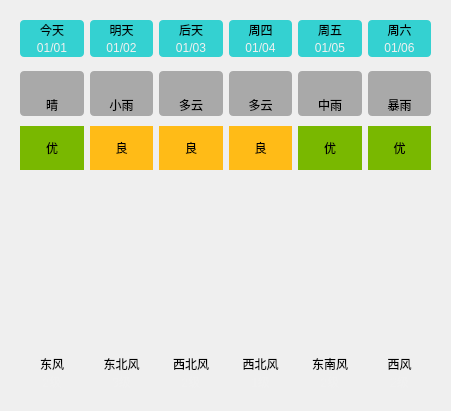
    <widget class="QWidget" name="widget_11" native="true">
     <property name="geometry">
      <rect>
       <x>360</x>
       <y>40</y>
       <width>451</width>
       <height>411</height>
      </rect>
     </property>
     <layout class="QVBoxLayout" name="verticalLayout_4">
      <property name="spacing">
       <number>0</number>
      </property>
      <item>
       <widget class="QWidget" name="widget_5" native="true">
        <property name="styleSheet">
         <string notr="true">QLabel {
	background-color: rgba(0, 200, 200, 200);
	border-radius: 4px;
}</string>
        </property>
        <layout class="QGridLayout" name="gridLayout_2">
         <property name="horizontalSpacing">
          <number>6</number>
         </property>
         <property name="verticalSpacing">
          <number>0</number>
         </property>
         <item row="0" column="0">
          <widget class="QLabel" name="lblWeek0">
           <property name="styleSheet">
            <string notr="true">border-bottom-left-radius: 0px;
border-bottom-right-radius: 0px;</string>
           </property>
           <property name="text">
            <string>今天</string>
           </property>
           <property name="alignment">
            <set>Qt::AlignCenter</set>
           </property>
          </widget>
         </item>
         <item row="0" column="1">
          <widget class="QLabel" name="lblWeek1">
           <property name="styleSheet">
            <string notr="true">border-bottom-left-radius: 0px;
border-bottom-right-radius: 0px;</string>
           </property>
           <property name="text">
            <string>明天</string>
           </property>
           <property name="alignment">
            <set>Qt::AlignCenter</set>
           </property>
          </widget>
         </item>
         <item row="0" column="2">
          <widget class="QLabel" name="lblWeek2">
           <property name="styleSheet">
            <string notr="true">border-bottom-left-radius: 0px;
border-bottom-right-radius: 0px;</string>
           </property>
           <property name="text">
            <string>后天</string>
           </property>
           <property name="alignment">
            <set>Qt::AlignCenter</set>
           </property>
          </widget>
         </item>
         <item row="0" column="3">
          <widget class="QLabel" name="lblWeek3">
           <property name="styleSheet">
            <string notr="true">border-bottom-left-radius: 0px;
border-bottom-right-radius: 0px;</string>
           </property>
           <property name="text">
            <string>周四</string>
           </property>
           <property name="alignment">
            <set>Qt::AlignCenter</set>
           </property>
          </widget>
         </item>
         <item row="0" column="4">
          <widget class="QLabel" name="lblWeek4">
           <property name="styleSheet">
            <string notr="true">border-bottom-left-radius: 0px;
border-bottom-right-radius: 0px;</string>
           </property>
           <property name="text">
            <string>周五</string>
           </property>
           <property name="alignment">
            <set>Qt::AlignCenter</set>
           </property>
          </widget>
         </item>
         <item row="0" column="5">
          <widget class="QLabel" name="lblWeek5">
           <property name="styleSheet">
            <string notr="true">border-bottom-left-radius: 0px;
border-bottom-right-radius: 0px;</string>
           </property>
           <property name="text">
            <string>周六</string>
           </property>
           <property name="alignment">
            <set>Qt::AlignCenter</set>
           </property>
          </widget>
         </item>
         <item row="1" column="0">
          <widget class="QLabel" name="lblDate0">
           <property name="styleSheet">
            <string notr="true">border-top-left-radius: 0px;
border-top-right-radius: 0px;
color: rgb(240, 240, 240);</string>
           </property>
           <property name="text">
            <string>01/01</string>
           </property>
           <property name="alignment">
            <set>Qt::AlignCenter</set>
           </property>
          </widget>
         </item>
         <item row="1" column="1">
          <widget class="QLabel" name="lblDate1">
           <property name="styleSheet">
            <string notr="true">border-top-left-radius: 0px;
border-top-right-radius: 0px;
color: rgb(240, 240, 240);</string>
           </property>
           <property name="text">
            <string>01/02</string>
           </property>
           <property name="alignment">
            <set>Qt::AlignCenter</set>
           </property>
          </widget>
         </item>
         <item row="1" column="2">
          <widget class="QLabel" name="lblDate2">
           <property name="styleSheet">
            <string notr="true">border-top-left-radius: 0px;
border-top-right-radius: 0px;
color: rgb(240, 240, 240);</string>
           </property>
           <property name="text">
            <string>01/03</string>
           </property>
           <property name="alignment">
            <set>Qt::AlignCenter</set>
           </property>
          </widget>
         </item>
         <item row="1" column="3">
          <widget class="QLabel" name="lblDate3">
           <property name="styleSheet">
            <string notr="true">border-top-left-radius: 0px;
border-top-right-radius: 0px;
color: rgb(240, 240, 240);</string>
           </property>
           <property name="text">
            <string>01/04</string>
           </property>
           <property name="alignment">
            <set>Qt::AlignCenter</set>
           </property>
          </widget>
         </item>
         <item row="1" column="4">
          <widget class="QLabel" name="lblDate4">
           <property name="styleSheet">
            <string notr="true">border-top-left-radius: 0px;
border-top-right-radius: 0px;
color: rgb(240, 240, 240);</string>
           </property>
           <property name="text">
            <string>01/05</string>
           </property>
           <property name="alignment">
            <set>Qt::AlignCenter</set>
           </property>
          </widget>
         </item>
         <item row="1" column="5">
          <widget class="QLabel" name="lblDate5">
           <property name="styleSheet">
            <string notr="true">border-top-left-radius: 0px;
border-top-right-radius: 0px;
color: rgb(240, 240, 240);</string>
           </property>
           <property name="text">
            <string>01/06</string>
           </property>
           <property name="alignment">
            <set>Qt::AlignCenter</set>
           </property>
          </widget>
         </item>
        </layout>
       </widget>
      </item>
      <item>
       <widget class="QWidget" name="widget_6" native="true">
        <property name="styleSheet">
         <string notr="true">QLabel {
	background-color: rgba(60, 60, 60, 100);
	border-radius: 4px;
}</string>
        </property>
        <layout class="QGridLayout" name="gridLayout_3">
         <property name="topMargin">
          <number>5</number>
         </property>
         <property name="bottomMargin">
          <number>5</number>
         </property>
         <property name="verticalSpacing">
          <number>0</number>
         </property>
         <item row="0" column="3">
          <widget class="QLabel" name="lblTypeIcon3">
           <property name="styleSheet">
            <string notr="true">border-bottom-left-radius: 0px;
border-bottom-right-radius: 0px;</string>
           </property>
           <property name="text">
            <string/>
           </property>
           <property name="pixmap">
            <pixmap resource="res.qrc">:/res/type/DuoYun.png</pixmap>
           </property>
           <property name="alignment">
            <set>Qt::AlignCenter</set>
           </property>
          </widget>
         </item>
         <item row="0" column="0">
          <widget class="QLabel" name="lblTypeIcon0">
           <property name="minimumSize">
            <size>
             <width>0</width>
             <height>0</height>
            </size>
           </property>
           <property name="maximumSize">
            <size>
             <width>1000</width>
             <height>1000</height>
            </size>
           </property>
           <property name="styleSheet">
            <string notr="true">border-bottom-left-radius: 0px;
border-bottom-right-radius: 0px;</string>
           </property>
           <property name="text">
            <string/>
           </property>
           <property name="pixmap">
            <pixmap resource="res.qrc">:/res/type/Qing.png</pixmap>
           </property>
           <property name="alignment">
            <set>Qt::AlignCenter</set>
           </property>
          </widget>
         </item>
         <item row="0" column="2">
          <widget class="QLabel" name="lblTypeIcon2">
           <property name="styleSheet">
            <string notr="true">border-bottom-left-radius: 0px;
border-bottom-right-radius: 0px;</string>
           </property>
           <property name="text">
            <string/>
           </property>
           <property name="pixmap">
            <pixmap resource="res.qrc">:/res/type/DuoYun.png</pixmap>
           </property>
           <property name="alignment">
            <set>Qt::AlignCenter</set>
           </property>
          </widget>
         </item>
         <item row="1" column="0">
          <widget class="QLabel" name="lblType0">
           <property name="styleSheet">
            <string notr="true">border-top-left-radius: 0px;
border-top-right-radius: 0px;</string>
           </property>
           <property name="text">
            <string>晴</string>
           </property>
           <property name="alignment">
            <set>Qt::AlignCenter</set>
           </property>
          </widget>
         </item>
         <item row="1" column="3">
          <widget class="QLabel" name="lblType3">
           <property name="styleSheet">
            <string notr="true">border-top-left-radius: 0px;
border-top-right-radius: 0px;</string>
           </property>
           <property name="text">
            <string>多云</string>
           </property>
           <property name="alignment">
            <set>Qt::AlignCenter</set>
           </property>
          </widget>
         </item>
         <item row="0" column="5">
          <widget class="QLabel" name="lblTypeIcon5">
           <property name="styleSheet">
            <string notr="true">border-bottom-left-radius: 0px;
border-bottom-right-radius: 0px;</string>
           </property>
           <property name="text">
            <string/>
           </property>
           <property name="pixmap">
            <pixmap resource="res.qrc">:/res/type/BaoYu.png</pixmap>
           </property>
           <property name="alignment">
            <set>Qt::AlignCenter</set>
           </property>
          </widget>
         </item>
         <item row="1" column="5">
          <widget class="QLabel" name="lblType5">
           <property name="styleSheet">
            <string notr="true">border-top-left-radius: 0px;
border-top-right-radius: 0px;</string>
           </property>
           <property name="text">
            <string>暴雨</string>
           </property>
           <property name="alignment">
            <set>Qt::AlignCenter</set>
           </property>
          </widget>
         </item>
         <item row="1" column="4">
          <widget class="QLabel" name="lblType4">
           <property name="styleSheet">
            <string notr="true">border-top-left-radius: 0px;
border-top-right-radius: 0px;</string>
           </property>
           <property name="text">
            <string>中雨</string>
           </property>
           <property name="alignment">
            <set>Qt::AlignCenter</set>
           </property>
          </widget>
         </item>
         <item row="0" column="1">
          <widget class="QLabel" name="lblTypeIcon1">
           <property name="styleSheet">
            <string notr="true">border-bottom-left-radius: 0px;
border-bottom-right-radius: 0px;</string>
           </property>
           <property name="text">
            <string/>
           </property>
           <property name="pixmap">
            <pixmap resource="res.qrc">:/res/type/XiaoYu.png</pixmap>
           </property>
           <property name="alignment">
            <set>Qt::AlignCenter</set>
           </property>
          </widget>
         </item>
         <item row="1" column="2">
          <widget class="QLabel" name="lblType2">
           <property name="styleSheet">
            <string notr="true">border-top-left-radius: 0px;
border-top-right-radius: 0px;</string>
           </property>
           <property name="text">
            <string>多云</string>
           </property>
           <property name="alignment">
            <set>Qt::AlignCenter</set>
           </property>
          </widget>
         </item>
         <item row="0" column="4">
          <widget class="QLabel" name="lblTypeIcon4">
           <property name="styleSheet">
            <string notr="true">border-bottom-left-radius: 0px;
border-bottom-right-radius: 0px;</string>
           </property>
           <property name="text">
            <string/>
           </property>
           <property name="pixmap">
            <pixmap resource="res.qrc">:/res/type/ZhongYu.png</pixmap>
           </property>
           <property name="alignment">
            <set>Qt::AlignCenter</set>
           </property>
          </widget>
         </item>
         <item row="1" column="1">
          <widget class="QLabel" name="lblType1">
           <property name="styleSheet">
            <string notr="true">border-top-left-radius: 0px;
border-top-right-radius: 0px;</string>
           </property>
           <property name="text">
            <string>小雨</string>
           </property>
           <property name="alignment">
            <set>Qt::AlignCenter</set>
           </property>
          </widget>
         </item>
        </layout>
       </widget>
      </item>
      <item>
       <widget class="QWidget" name="widget_9" native="true">
        <layout class="QHBoxLayout" name="horizontalLayout_11">
         <property name="topMargin">
          <number>5</number>
         </property>
         <property name="bottomMargin">
          <number>5</number>
         </property>
         <item>
          <widget class="QLabel" name="lblQuality0">
           <property name="styleSheet">
            <string notr="true">background-color: rgb(121, 184, 0);
padding:8px;</string>
           </property>
           <property name="text">
            <string>优</string>
           </property>
           <property name="alignment">
            <set>Qt::AlignCenter</set>
           </property>
          </widget>
         </item>
         <item>
          <widget class="QLabel" name="lblQuality1">
           <property name="styleSheet">
            <string notr="true">background-color: rgb(255, 187, 23);</string>
           </property>
           <property name="text">
            <string>良</string>
           </property>
           <property name="alignment">
            <set>Qt::AlignCenter</set>
           </property>
          </widget>
         </item>
         <item>
          <widget class="QLabel" name="lblQuality2">
           <property name="styleSheet">
            <string notr="true">background-color: rgb(255, 187, 23);</string>
           </property>
           <property name="text">
            <string>良</string>
           </property>
           <property name="alignment">
            <set>Qt::AlignCenter</set>
           </property>
          </widget>
         </item>
         <item>
          <widget class="QLabel" name="lblQuality3">
           <property name="styleSheet">
            <string notr="true">background-color: rgb(255, 187, 23);</string>
           </property>
           <property name="text">
            <string>良</string>
           </property>
           <property name="alignment">
            <set>Qt::AlignCenter</set>
           </property>
          </widget>
         </item>
         <item>
          <widget class="QLabel" name="lblQuality4">
           <property name="styleSheet">
            <string notr="true">background-color: rgb(121, 184, 0);
padding:8px;</string>
           </property>
           <property name="text">
            <string>优</string>
           </property>
           <property name="alignment">
            <set>Qt::AlignCenter</set>
           </property>
          </widget>
         </item>
         <item>
          <widget class="QLabel" name="lblQuality5">
           <property name="styleSheet">
            <string notr="true">background-color: rgb(121, 184, 0);
padding:8px;</string>
           </property>
           <property name="text">
            <string>优</string>
           </property>
           <property name="alignment">
            <set>Qt::AlignCenter</set>
           </property>
          </widget>
         </item>
        </layout>
       </widget>
      </item>
      <item>
       <widget class="QWidget" name="widget_7" native="true">
        <layout class="QVBoxLayout" name="verticalLayout_5">
         <property name="spacing">
          <number>0</number>
         </property>
         <property name="topMargin">
          <number>5</number>
         </property>
         <property name="bottomMargin">
          <number>5</number>
         </property>
         <item>
          <widget class="QLabel" name="lblHighCurve">
           <property name="minimumSize">
            <size>
             <width>0</width>
             <height>80</height>
            </size>
           </property>
           <property name="maximumSize">
            <size>
             <width>10000</width>
             <height>10000</height>
            </size>
           </property>
           <property name="styleSheet">
            <string notr="true">border-bottom-left-radius: 0px;
border-bottom-right-radius: 0px;</string>
           </property>
           <property name="text">
            <string/>
           </property>
           <property name="alignment">
            <set>Qt::AlignCenter</set>
           </property>
          </widget>
         </item>
         <item>
          <widget class="QLabel" name="lblLowCurve">
           <property name="minimumSize">
            <size>
             <width>0</width>
             <height>80</height>
            </size>
           </property>
           <property name="maximumSize">
            <size>
             <width>10000</width>
             <height>10000</height>
            </size>
           </property>
           <property name="styleSheet">
            <string notr="true">border-top-left-radius: 0px;
border-top-right-radius: 0px;</string>
           </property>
           <property name="text">
            <string/>
           </property>
           <property name="alignment">
            <set>Qt::AlignCenter</set>
           </property>
          </widget>
         </item>
        </layout>
       </widget>
      </item>
      <item>
       <widget class="QWidget" name="widget_8" native="true">
        <layout class="QGridLayout" name="gridLayout_4">
         <property name="verticalSpacing">
          <number>0</number>
         </property>
         <item row="0" column="0">
          <widget class="QLabel" name="lblFx0">
           <property name="styleSheet">
            <string notr="true">border-bottom-left-radius: 0px;
border-bottom-right-radius: 0px;</string>
           </property>
           <property name="text">
            <string>东风</string>
           </property>
           <property name="alignment">
            <set>Qt::AlignCenter</set>
           </property>
          </widget>
         </item>
         <item row="0" column="1">
          <widget class="QLabel" name="lblFx1">
           <property name="styleSheet">
            <string notr="true">border-bottom-left-radius: 0px;
border-bottom-right-radius: 0px;</string>
           </property>
           <property name="text">
            <string>东北风</string>
           </property>
           <property name="alignment">
            <set>Qt::AlignCenter</set>
           </property>
          </widget>
         </item>
         <item row="0" column="2">
          <widget class="QLabel" name="lblFx2">
           <property name="styleSheet">
            <string notr="true">border-bottom-left-radius: 0px;
border-bottom-right-radius: 0px;</string>
           </property>
           <property name="text">
            <string>西北风</string>
           </property>
           <property name="alignment">
            <set>Qt::AlignCenter</set>
           </property>
          </widget>
         </item>
         <item row="0" column="3">
          <widget class="QLabel" name="lblFx3">
           <property name="styleSheet">
            <string notr="true">border-bottom-left-radius: 0px;
border-bottom-right-radius: 0px;</string>
           </property>
           <property name="text">
            <string>西北风</string>
           </property>
           <property name="alignment">
            <set>Qt::AlignCenter</set>
           </property>
          </widget>
         </item>
         <item row="0" column="4">
          <widget class="QLabel" name="lblFx4">
           <property name="styleSheet">
            <string notr="true">border-bottom-left-radius: 0px;
border-bottom-right-radius: 0px;</string>
           </property>
           <property name="text">
            <string>东南风</string>
           </property>
           <property name="alignment">
            <set>Qt::AlignCenter</set>
           </property>
          </widget>
         </item>
         <item row="0" column="5">
          <widget class="QLabel" name="lblFx5">
           <property name="styleSheet">
            <string notr="true">border-bottom-left-radius: 0px;
border-bottom-right-radius: 0px;</string>
           </property>
           <property name="text">
            <string>西风</string>
           </property>
           <property name="alignment">
            <set>Qt::AlignCenter</set>
           </property>
          </widget>
         </item>
         <item row="1" column="0">
          <widget class="QLabel" name="lblFl0">
           <property name="styleSheet">
            <string notr="true">border-top-left-radius: 0px;
border-top-right-radius: 0px;
color: rgb(240, 240, 240);</string>
           </property>
           <property name="text">
            <string>2级</string>
           </property>
           <property name="alignment">
            <set>Qt::AlignCenter</set>
           </property>
          </widget>
         </item>
         <item row="1" column="1">
          <widget class="QLabel" name="lblFl1">
           <property name="styleSheet">
            <string notr="true">border-top-left-radius: 0px;
border-top-right-radius: 0px;
color: rgb(240, 240, 240);</string>
           </property>
           <property name="text">
            <string>3级</string>
           </property>
           <property name="alignment">
            <set>Qt::AlignCenter</set>
           </property>
          </widget>
         </item>
         <item row="1" column="2">
          <widget class="QLabel" name="lblFl2">
           <property name="styleSheet">
            <string notr="true">border-top-left-radius: 0px;
border-top-right-radius: 0px;
color: rgb(240, 240, 240);</string>
           </property>
           <property name="text">
            <string>2级</string>
           </property>
           <property name="alignment">
            <set>Qt::AlignCenter</set>
           </property>
          </widget>
         </item>
         <item row="1" column="3">
          <widget class="QLabel" name="lblFl3">
           <property name="styleSheet">
            <string notr="true">border-top-left-radius: 0px;
border-top-right-radius: 0px;
color: rgb(240, 240, 240);</string>
           </property>
           <property name="text">
            <string>1级</string>
           </property>
           <property name="alignment">
            <set>Qt::AlignCenter</set>
           </property>
          </widget>
         </item>
         <item row="1" column="4">
          <widget class="QLabel" name="lblFl4">
           <property name="styleSheet">
            <string notr="true">border-top-left-radius: 0px;
border-top-right-radius: 0px;
color: rgb(240, 240, 240);</string>
           </property>
           <property name="text">
            <string>2级</string>
           </property>
           <property name="alignment">
            <set>Qt::AlignCenter</set>
           </property>
          </widget>
         </item>
         <item row="1" column="5">
          <widget class="QLabel" name="lblFl5">
           <property name="styleSheet">
            <string notr="true">border-top-left-radius: 0px;
border-top-right-radius: 0px;
color: rgb(240, 240, 240);</string>
           </property>
           <property name="text">
            <string>2级</string>
           </property>
           <property name="alignment">
            <set>Qt::AlignCenter</set>
           </property>
          </widget>
         </item>
        </layout>
       </widget>
      </item>
     </layout>
    </widget>
